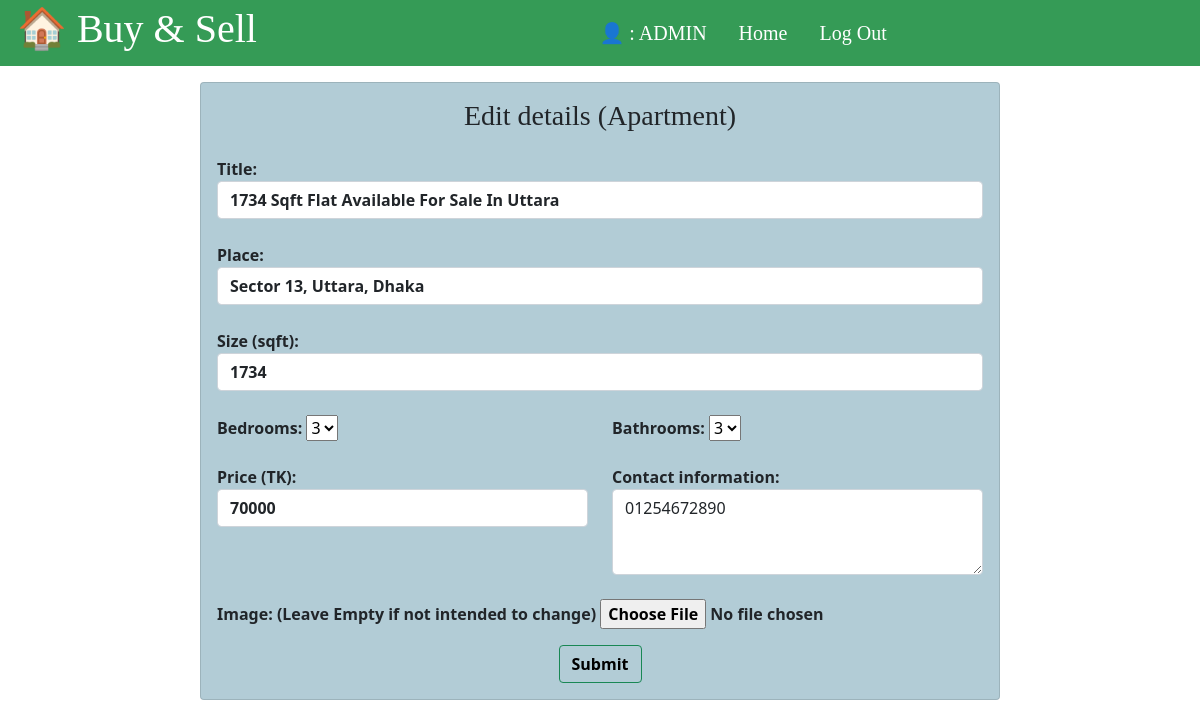
Screenshot of /apt_edit.php?apt_id=26 (signed in) with the database file from the repository.
### tables this page shows
CREATE TABLE `apt_info` (
  `id` int(11) NOT NULL,
  `user_id` int(11) NOT NULL,
  `title` varchar(255) NOT NULL,
  `place` varchar(255) NOT NULL,
  `size` int(11) NOT NULL,
  `bedrooms` int(11) NOT NULL,
  `bathrooms` int(11) NOT NULL,
  `price` int(11) NOT NULL,
  `contact_info` varchar(255) NOT NULL,
  `img` varchar(255) NOT NULL,
  `date` varchar(255) NOT NULL
);

### apt_edit.php (the view, shortened to what this page needs)
<?php
include_once('header.php');
$sql = "SELECT *FROM apt_info WHERE id='".$_GET['apt_id']."'";
$sql_run= mysqli_query($mysqli_connection,$sql);
if (mysqli_query($mysqli_connection, $sql)) {
    $row= mysqli_fetch_array($sql_run)
    ?>
    <div class=" container d-felx ">
      <div class="card  mx-auto" id="aptEdit_card">
      <div class="card-body">
        <h3 class="card-title text-center mb-4 ">Edit details (Apartment)</h3>
      <form method="post" action="product_query.php">
<div class="form-outline mb-4 ">
  <label for="apt_titlename">Title: </label>
  <input class="form-control" required id="apt_edit_titlename" name="apt_titlename" value="<?php echo $row['title'];?>">
</div>
<div class="form-outline mb-4 ">
  <label for="place">Place:</label>
  <input class="form-control" required id="apt_edit_place" name="apt_place" placeholder="Enter place" value="<?php echo $row['place'];?>">
</div>
<div class="form-outline mb-4">
  <label for="apt_sqft">Size (sqft):</label>
  <input type="number" class="form-control" required id="apt_edit_sqft" name="apt_sqft" value=<?php echo $row['size'];?>>
</div>
<div class="form-outline mb-4">
<div class="row">
  <div class="col">
    <label for="apt_bedrooms">Bedrooms:</label>
    <select class="dropdown" required id="apt_edit_bedrooms" name="apt_bedrooms">
    <option><?php echo $row['bedrooms'];?></option>
  </select>
  </div>
  <div class="col">
    <label for="apt_bathrooms">Bathrooms:</label>
    <select class="dropdown " required id="apt_edit_bathrooms" name="apt_bathrooms">
    <option><?php echo $row['bathrooms'];?></option>
  </select>
  </div>
</div>
</div>
<div class="form-outline mb-4 ">
  <div class="row">
    <div class="col">
  <label for="apt_edit_price">Price (TK):</label>
  <input  type="number" class="form-control" required id="apt_edit_price" name="apt_price" value="<?php echo $row['price']; ?>">
  </div>
  <div class="col">
    <label for="apt_contact">Contact information:</label>
    <textarea class="form-control" rows="3" required id="apt_edit_contact" name="apt_contact"><?php echo $row['contact_info']; ?></textarea>
  </div>
</div>
</div>
  <div class="form-outline mb-3 ">
  <label for="apt_edit_img">Image: (Leave Empty if not intended to change)</label>
  <input type="file"  accept="image/*" name="apt_img" id="apt_edit_img" value="img/<?php echo $row['img'];?>">
</div>
<div class="d-flex justify-content-center">
  <button type="submit" class="btn btn-outline-success pay" name="apt_edit">Submit</button>
</div>
</form>
      </div>
    </div>
    </div>
<?php }
?>

### style.css (style rules this page uses)
.form-outline,.form-outline input,.btn { font-weight: bold; }
#login_card h3,#aptEdit_card h3 { font-family: Jazz LET, fantasy; }
#login_card,#aptEdit_card { margin-bottom:0; background-color: rgb(178, 204, 214); }
#aptEdit_card { max-width: 800px; }
.pay { color: black; }

### rows the page displays
apt_info: apt_titlename "1734 Sqft Flat Available For Sale In Uttara", apt_place "Sector 13, Uttara, Dhaka", apt_sqft "1734", apt_bedrooms "3", apt_bathrooms "3", apt_price "70000", apt_contact "01254672890"

### other values shown
$_SESSION['username'] "ADMIN"
